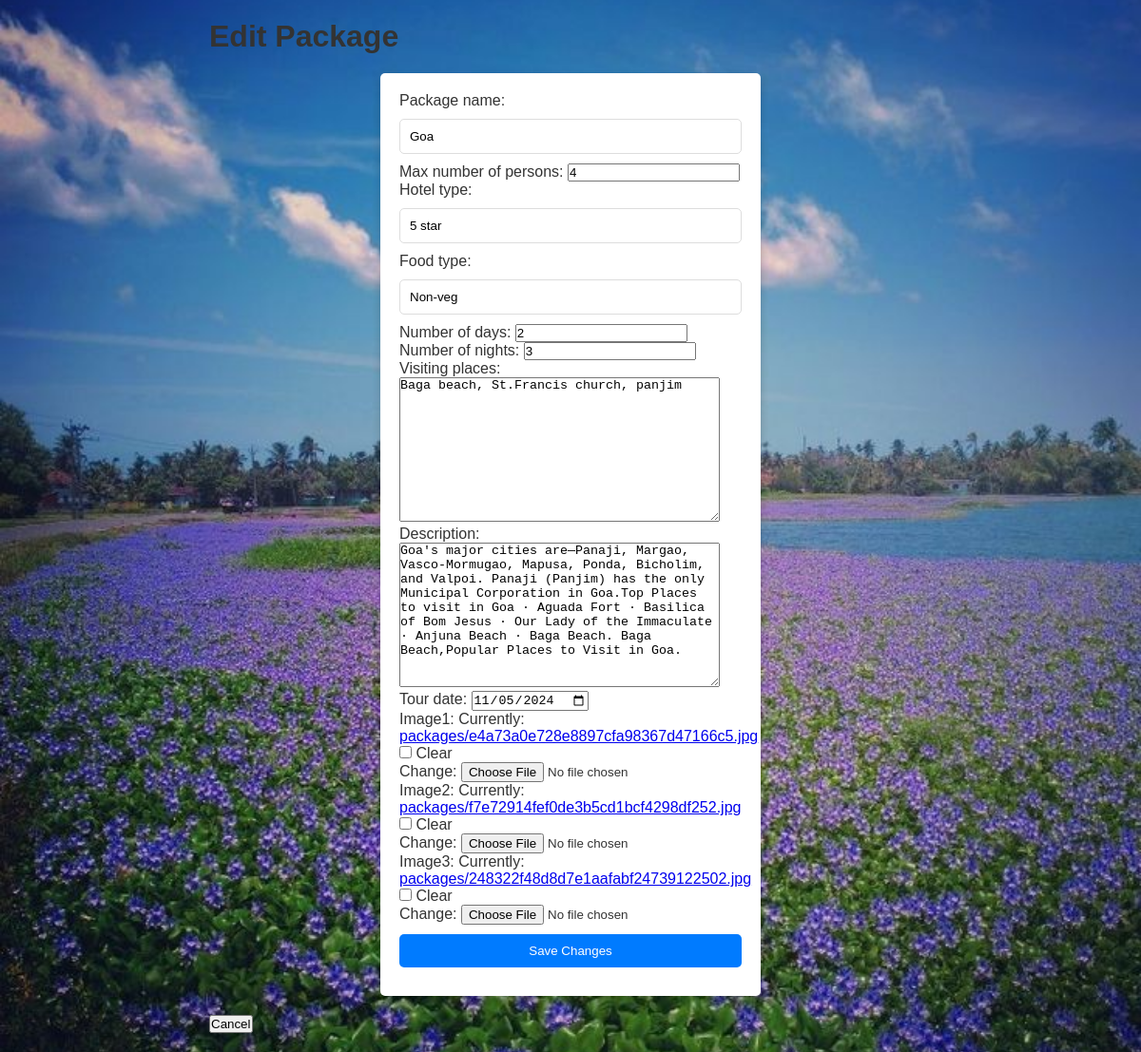
/edit_package/7/ (signed in), run on an earlier commit of the app's database.
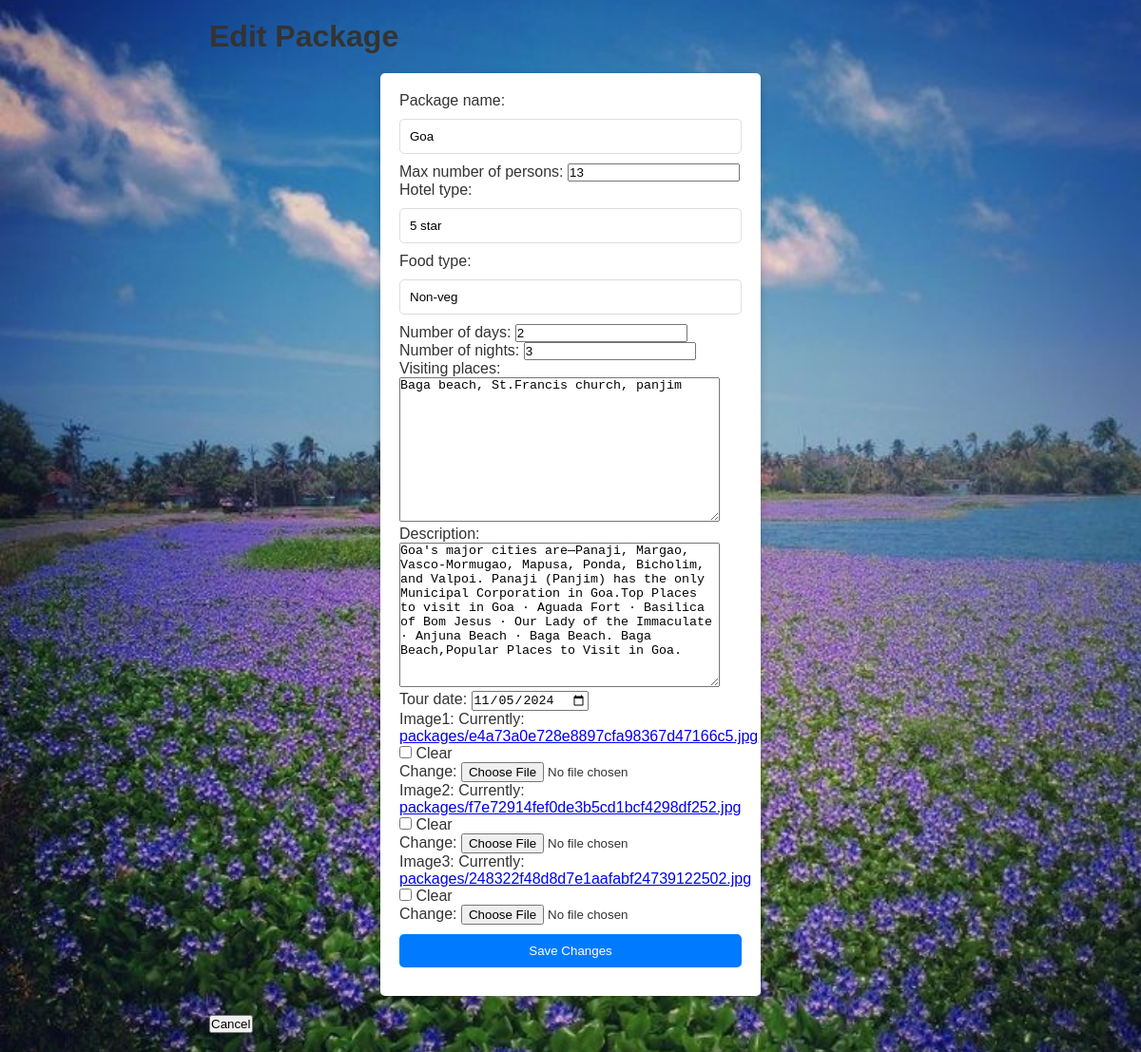
And on a later commit of the database.
### travelapp/models.py (models this page shows, shortened)
class TravelPackage(models.Model):
    vendor = models.ForeignKey(User, on_delete=models.CASCADE)
    package_name = models.CharField(max_length=100)
    max_number_of_persons = models.IntegerField()
    hotel_type = models.CharField(max_length=50)
    food_type = models.CharField(max_length=50)
    number_of_days = models.IntegerField()
    number_of_nights = models.IntegerField()
    visiting_places = models.TextField()
    description = models.TextField()
    tour_date = models.DateField()
    is_approved = models.BooleanField(default=False)
    image1 = models.ImageField(upload_to='packages/', null=True, blank=True)
    image2 = models.ImageField(upload_to='packages/', null=True, blank=True)
    image3 = models.ImageField(upload_to='packages/', null=True, blank=True)

### travelapp/views.py (the view)
# urls.py: path('edit_package/<int:package_id>/', views.edit_package, name='edit_package'),
@login_required
def edit_package(request, package_id):
    package = get_object_or_404(TravelPackage, id=package_id, vendor=request.user)
    form = TravelPackageForm(request.POST or None, request.FILES or None, instance=package)
    if form.is_valid():
        form.save()
        messages.success(request, "Package updated successfully.")
        return redirect('vendor_home')
    return render(request, 'edit_package.html', {'form': form, 'package': package})

### travelapp/forms.py
class TravelPackageForm(forms.ModelForm):
    class Meta:
        model = TravelPackage
        fields = [
            'package_name', 'max_number_of_persons', 'hotel_type',
            'food_type', 'number_of_days', 'number_of_nights',
            'visiting_places', 'description', 'tour_date',
            'image1', 'image2', 'image3'
        ]
        widgets = {
            'tour_date': forms.DateInput(attrs={'type': 'date'}),
        }
    def __init__(self, *args, **kwargs):
        super().__init__(*args, **kwargs)
        self.fields['package_name'].required = False  # Make 'package_name' optional in the form
        self.fields['tour_date'].required = False

### travelapp/templates/edit_package.html (shortened to what this page needs)
{% extends "base.html" %}
{% block content %}
    <h1>Edit Package</h1>
    <form method="post" enctype="multipart/form-data">
        {{ form.as_p }}
        <button type="submit">Save Changes</button>
    </form>
    <button onclick="window.location.href='{% url 'vendor_home' %}'">Cancel</button>
{% endblock %}

What changed in the data, as far as the page shows it:
changed TravelPackage "Goa": max_number_of_persons "4" → "13"
